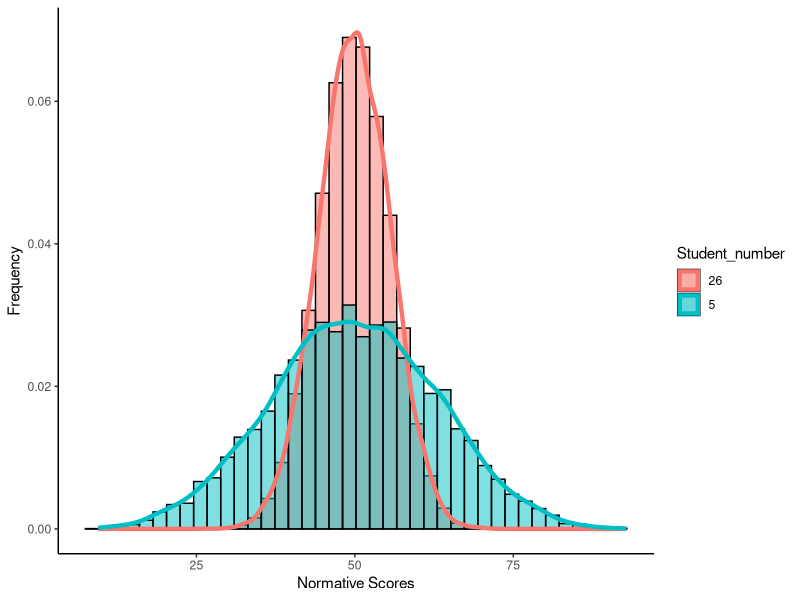
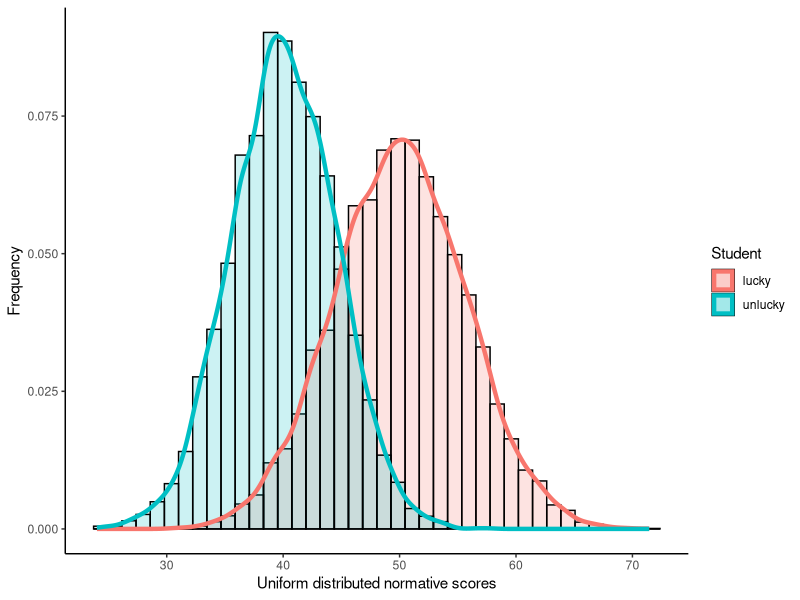
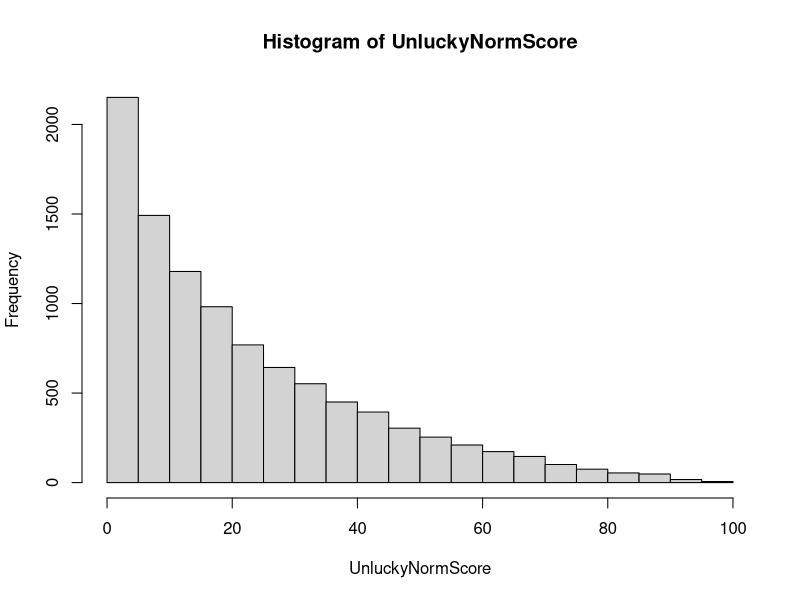
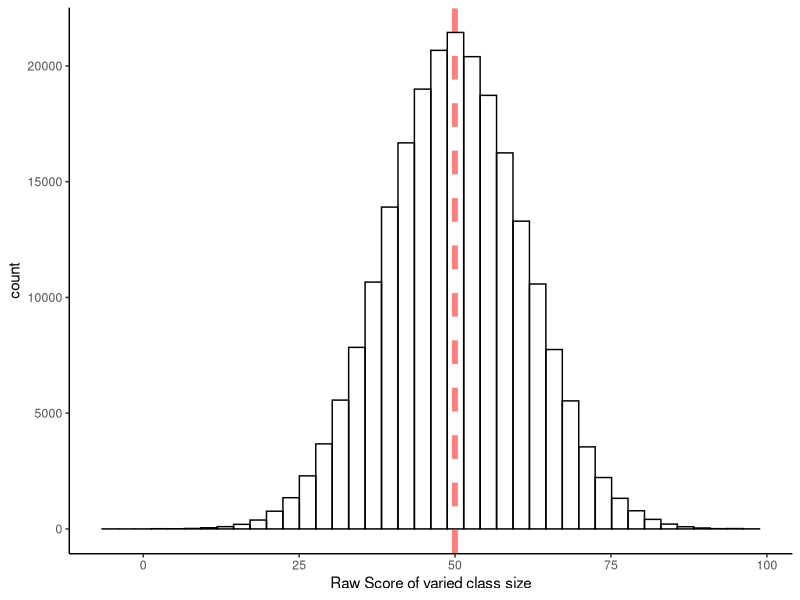
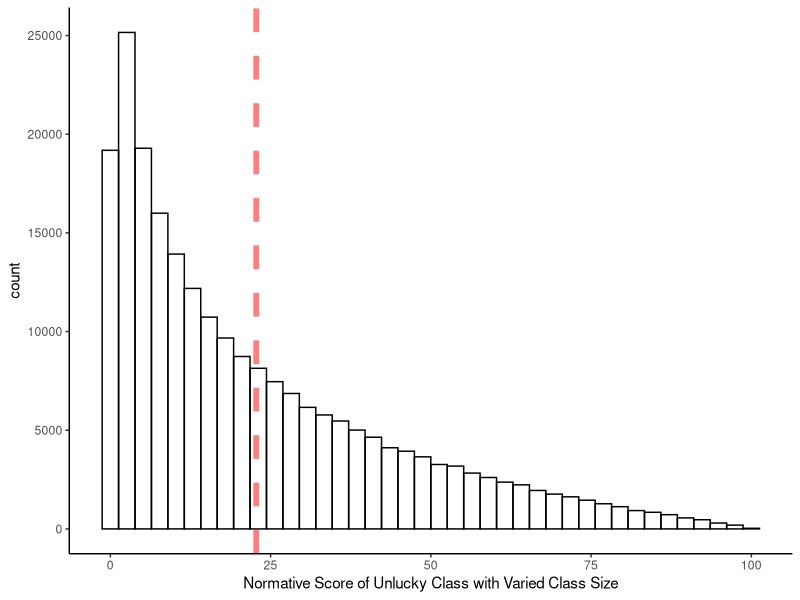

Here is the R script that generated these plots, in order:
###### Practical solution by Simon (Jingyuan)

library(tidyverse)

### Q1 (bigger sample size is better)
stu.26=replicate(10000,mean(runif(26,0,100))) 
mean(stu.26<40)

stu.5=replicate(10000,mean(runif(5,0,100)))
mean(stu.5<40)

data.frame('score'=c(stu.26,stu.5),'Student_number'=rep(c('26','5'),each=10000)) %>%
 ggplot()+theme_classic()+geom_histogram(aes(x=score,y=..density..,fill=Student_number),bins=40,alpha=0.5,
                                                                       colour='black',position='identity')+
 geom_density(aes(x=score,y=..density..,colour=Student_number),size=1.5,alpha=0.2)+labs(x='Normative Scores',y='Frequency')



### Q2
uni.80=replicate(10000,mean(runif(26,0,80)))
uni.100=replicate(10000,mean(runif(26,0,100)))
mean(uni.80>uni.100)
data.frame('score'=c(uni.80,uni.100),'Student'=rep(c('unlucky','lucky'),each=10000)) %>%
 ggplot()+theme_classic()+geom_histogram(aes(x=score,y=..density..,fill=Student),bins=40,alpha=0.2,colour='black',position='identity')+
        geom_density(aes(x=score,y=..density..,colour=Student),size=1.5,alpha=0.2)+labs(x='Uniform distributed normative scores',y='Frequency')



### Q3 (calculate normative score)
pnorm(64,50,10)*100
mean(pnorm(c(64,63,62,59),50,10)*100)
mean(pnorm(c(70,63,61,56),50,10)*100)



### Q4
10*(1-0.2);50*(1-0.2)
UnluckyNormScore=pnorm(rnorm(10000,40,8),50,10)*100
hist(UnluckyNormScore)

unl=replicate(10000,mean(sample(UnluckyNormScore,26,replace=T)))
luc=replicate(10000,mean(runif(26,0,100)))
mean(unl>luc)

uni.var=replicate(10000,runif(1,5,40)) %>% round(.) %>% 
        sapply(function(i) runif(i,0,100) %>% mean)
mean(unl>uni.var)



### Q5 (might not be correct)
# raw score of normal classes with varying size
RawScore_list=replicate(10000,simplify=F,runif(1,5,40) %>% round %>% 
                   rnorm(.,rnorm(1,50,5),10)) 
RawScore_list %>% unlist %>% data.frame('score'=.) %>%
 ggplot(aes(score))+theme_classic()+geom_histogram(bins=40,fill=NA,colour='black')+
 labs(x='Raw Score of varied class size')+geom_vline(aes(xintercept=mean(score)),size=2,
                                                     colour='red',linetype='dashed',alpha=0.5)
# raw score of unlucky class with varying size
Class_size=lapply(RawScore_list,function(x) length(x)) %>% unlist
UnRawScore_list=lapply(Class_size,function(i) rnorm(i,rnorm(1,40,4),8))
# normative score distribution for unlucky class
UnRawScore_list %>% lapply(function(v) pnorm(v,50,10)*100) %>% unlist %>% data.frame('score'=.) %>%
 ggplot(aes(score))+theme_classic()+geom_histogram(bins=40,fill=NA,colour='black')+
 labs(x='Normative Score of Unlucky Class with Varied Class Size')+geom_vline(aes(xintercept=mean(score)),size=2,
                                                     colour='red',linetype='dashed',alpha=0.5)
# probability unlucky class better than normal class
prob=lapply(1:10000,function(i) data.frame('Raw'=RawScore_list[[i]],'Unl_Raw'=UnRawScore_list[[i]],'Sim_order'=i)) %>%
 bind_rows %>% mutate('Raw_Nor'=pnorm(Raw,50,10)*100,'Unl_Nor'=pnorm(Unl_Raw,50,10)*100,.before=Sim_order) %>% 
 group_by(Sim_order) %>% summarise('Raw_Mean'=mean(Raw_Nor),'Unl_Mean'=mean(Unl_Nor))
mean(prob$Unl_Mean>prob$Raw_Mean)
# Leonie's team's normative scores
Nor_mean=replicate(10000,rnorm(1,50,5),simplify=F)
L=lapply(Nor_mean,function(x) pnorm(c(64,63,62,59),x,10)*100)
S=lapply(Nor_mean,function(x) pnorm(c(70,63,61,56),x,10)*100)
lapply(1:10000,function(i) mean(L[[i]])>mean(S[[i]])) %>% unlist %>% mean
